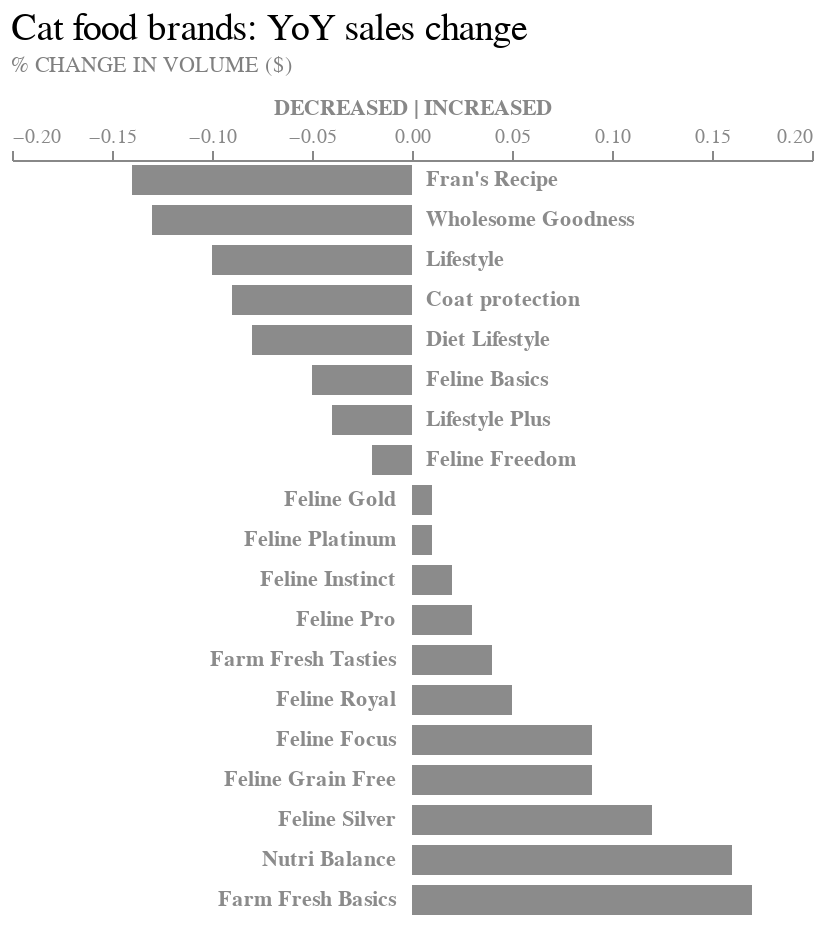

The notebook cell this image was saved under:
### Code cell
chart = alt.Chart(
    table, title = alt.Title(
       "Cat food brands: YoY sales change",
       subtitle = "% CHANGE IN VOLUME ($)",
       color = "black",
       subtitleColor = "gray",
       offset = 10,
       anchor = "start",
       fontSize = 19, 
       subtitleFontSize = 11,
       fontWeight = "normal"
       )
    ).mark_bar(color = "#8b8b8b", size = 15).encode(
    x = alt.X(
        "Change", 
        scale = alt.Scale(domain = [-0.20, 0.20]), 
        axis = alt.Axis(grid = False, orient = "top", labelColor = "#888888", titleColor = '#888888'),
        title = "DECREASED | INCREASED"
        ),
    y = alt.Y("Brands", sort = None, axis = None)
    )

# It isn't possible to use condition on the x value

#label = alt.Chart(table).mark_text(align = 'left').encode(
#    x = alt.condition("1 > 0", alt.value(155), alt.value(300)),
#    y = alt.Y('Brands', sort = None),
#    text = alt.Text('Brands')
#)



label1 = alt.Chart(table.loc[table['Change'] < 0]).mark_text(align = 'left', color = "#8b8b8b", fontWeight = 700).encode(
    x = alt.value(207),
    y = alt.Y('Brands', sort = None),
    text = alt.Text('Brands')
    )


label2 = alt.Chart(table.loc[table['Change'] > 0]).mark_text(align = 'right', color = "#8b8b8b", fontWeight = 700).encode(
    x = alt.value(192),
    y = alt.Y('Brands', sort = None),
    text = alt.Text('Brands')
    )

final = chart + label1 + label2

final.properties(width = 400).configure_view(stroke = None)

### Figure 1 — Vega-Lite specification as saved in the notebook (floating-point values rounded to 4 significant figures)
{"config": {"view": {"continuousWidth": 300, "continuousHeight": 300, "stroke": null}}, "layer": [{"data": {"name": "data-9ee411e192bdf834e5a77b44a346fa8f"}, "mark": {"type": "bar", "color": "#8b8b8b", "size": 15}, "encoding": {"x": {"axis": {"grid": false, "labelColor": "#888888", "orient": "top", "titleColor": "#888888"}, "field": "Change", "scale": {"domain": [-0.2, 0.2]}, "title": "DECREASED | INCREASED", "type": "quantitative"}, "y": {"axis": null, "field": "Brands", "sort": null, "type": "nominal"}}, "title": {"text": "Cat food brands: YoY sales change", "anchor": "start", "color": "black", "fontSize": 19, "fontWeight": "normal", "offset": 10, "subtitle": "% CHANGE IN VOLUME ($)", "subtitleColor": "gray", "subtitleFontSize": 11}}, {"data": {"name": "data-0cc3663d469e54c83c8449d2705bfe37"}, "mark": {"type": "text", "align": "left", "color": "#8b8b8b", "fontWeight": 700}, "encoding": {"text": {"field": "Brands", "type": "nominal"}, "x": {"value": 207}, "y": {"field": "Brands", "sort": null, "type": "nominal"}}}, {"data": {"name": "data-ec5f7c8dc3e548f95008aa754a246610"}, "mark": {"type": "text", "align": "right", "color": "#8b8b8b", "fontWeight": 700}, "encoding": {"text": {"field": "Brands", "type": "nominal"}, "x": {"value": 192}, "y": {"field": "Brands", "sort": null, "type": "nominal"}}}], "width": 400, "$schema": "https://vega.github.io/schema/vega-lite/v5.8.0.json", "datasets": {"data-9ee411e192bdf834e5a77b44a346fa8f": [{"spacing for dot plot": 0, "Brands": "Fran's Recipe", "Change": -0.14}, {"spacing for dot plot": 1, "Brands": "Wholesome Goodness", "Change": -0.13}, {"spacing for dot plot": 2, "Brands": "Lifestyle", "Change": -0.1}, {"spacing for dot plot": 3, "Brands": "Coat protection", "Change": -0.09}, {"spacing for dot plot": 4, "Brands": "Diet Lifestyle", "Change": -0.08}, {"spacing for dot plot": 5, "Brands": "Feline Basics", "Change": -0.05}, {"spacing for dot plot": 6, "Brands": "Lifestyle Plus", "Change": -0.04}, {"spacing for dot plot": 7, "Brands": "Feline Freedom", "Change": -0.02}, {"spacing for dot plot": 8, "Brands": "Feline Gold", "Change": 0.01}, {"spacing for dot plot": 9, "Brands": "Feline Platinum", "Change": 0.01}, {"spacing for dot plot": 10, "Brands": "Feline Instinct", "Change": 0.02}, {"spacing for dot plot": 11, "Brands": "Feline Pro", "Change": 0.03}, {"spacing for dot plot": 12, "Brands": "Farm Fresh Tasties", "Change": 0.04}, {"spacing for dot plot": 13, "Brands": "Feline Royal", "Change": 0.05}, {"spacing for dot plot": 14, "Brands": "Feline Focus", "Change": 0.09}, {"spacing for dot plot": 15, "Brands": "Feline Grain Free", "Change": 0.09}, {"spacing for dot plot": 16, "Brands": "Feline Silver", "Change": 0.12}, {"spacing for dot plot": 17, "Brands": "Nutri Balance", "Change": 0.16}, {"spacing for dot plot": 18, "Brands": "Farm Fresh Basics", "Change": 0.17}], "data-0cc3663d469e54c83c8449d2705bfe37": [{"spacing for dot plot": 0, "Brands": "Fran's Recipe", "Change": -0.14}, {"spacing for dot plot": 1, "Brands": "Wholesome Goodness", "Change": -0.13}, {"spacing for dot plot": 2, "Brands": "Lifestyle", "Change": -0.1}, {"spacing for dot plot": 3, "Brands": "Coat protection", "Change": -0.09}, {"spacing for dot plot": 4, "Brands": "Diet Lifestyle", "Change": -0.08}, {"spacing for dot plot": 5, "Brands": "Feline Basics", "Change": -0.05}, {"spacing for dot plot": 6, "Brands": "Lifestyle Plus", "Change": -0.04}, {"spacing for dot plot": 7, "Brands": "Feline Freedom", "Change": -0.02}], "data-ec5f7c8dc3e548f95008aa754a246610": [{"spacing for dot plot": 8, "Brands": "Feline Gold", "Change": 0.01}, {"spacing for dot plot": 9, "Brands": "Feline Platinum", "Change": 0.01}, {"spacing for dot plot": 10, "Brands": "Feline Instinct", "Change": 0.02}, {"spacing for dot plot": 11, "Brands": "Feline Pro", "Change": 0.03}, {"spacing for dot plot": 12, "Brands": "Farm Fresh Tasties", "Change": 0.04}, {"spacing for dot plot": 13, "Brands": "Feline Royal", "Change": 0.05}, {"spacing for dot plot": 14, "Brands": "Feline Focus", "Change": 0.09}, {"spacing for dot plot": 15, "Brands": "Feline Grain Free", "Change": 0.09}, {"spacing for dot plot": 16, "Brands": "Feline Silver", "Change": 0.12}, {"spacing for dot plot": 17, "Brands": "Nutri Balance", "Change": 0.16}, {"spacing for dot plot": 18, "Brands": "Farm Fresh Basics", "Change": 0.17}]}}
